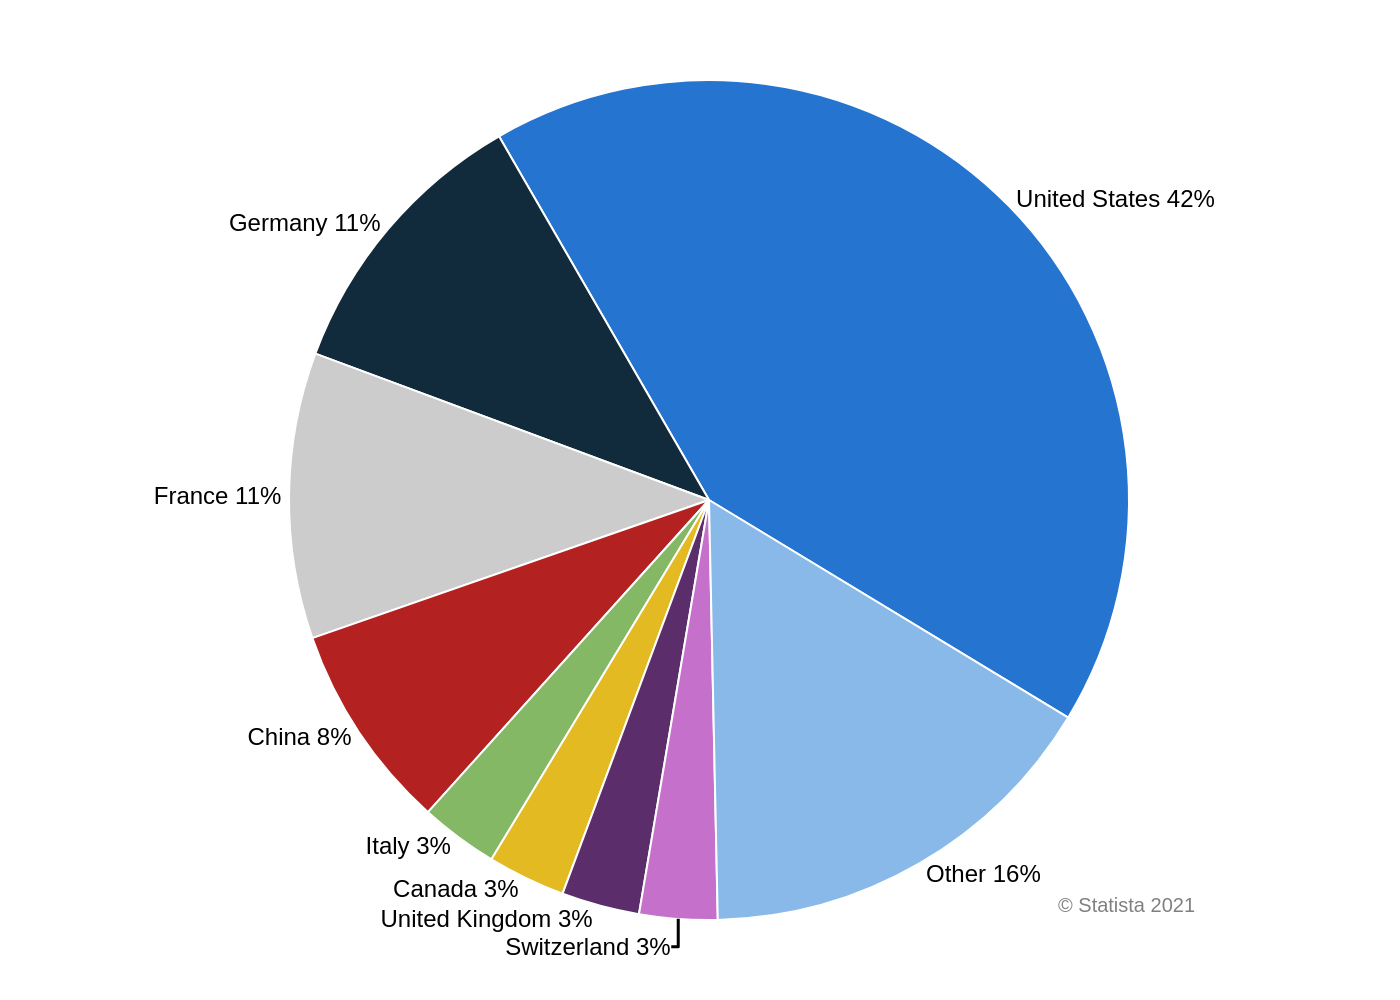

This figure's Python source:
import sys
import json
import plotly.graph_objects as go

if len(sys.argv) != 2:
    print(f"Usage: python {sys.argv[0]} <json_file_path>")
    sys.exit(1)

json_path = sys.argv[1]

try:
    with open(json_path, 'r', encoding='utf-8') as f:
        chart_info = json.load(f)
except FileNotFoundError:
    print(f"Error: JSON file not found at {json_path}")
    sys.exit(1)
except json.JSONDecodeError:
    print(f"Error: Could not decode JSON from {json_path}")
    sys.exit(1)

chart_data = chart_info['chart_data']
texts = chart_info['texts']
colors = chart_info['colors']

labels = [d['label'] for d in chart_data]
values = [d['value'] for d in chart_data]
text_labels = [f"{d['label']} {d['value']}%" for d in chart_data]

trace = go.Pie(
    labels=labels,
    values=values,
    marker=dict(colors=colors, line=dict(color='#ffffff', width=1)),
    sort=False,
    direction='counterclockwise',
    rotation=-30,
    text=text_labels,
    textinfo='text',
    textposition='outside',
    textfont=dict(family="Arial", size=12, color='#000000'),
    hovertemplate='%{label}: %{value}%<extra></extra>'
)

fig = go.Figure(data=[trace])

annotations = []
if texts.get('source'):
    annotations.append(
        dict(
            text=texts['source'],
            align='right',
            showarrow=False,
            xref='paper',
            yref='paper',
            x=1.0,
            y=0,
            xanchor='right',
            yanchor='bottom',
            font=dict(family="Arial", size=10, color="grey")
        )
    )

fig.update_layout(
    font=dict(family="Arial"),
    showlegend=False,
    paper_bgcolor='white',
    plot_bgcolor='white',
    margin=dict(l=100, r=100, t=40, b=40),
    annotations=annotations
)

output_filename = json_path.rsplit('.', 1)[0] + '.png'
fig.write_image(output_filename, scale=2)

print(f"Chart saved to {output_filename}")
